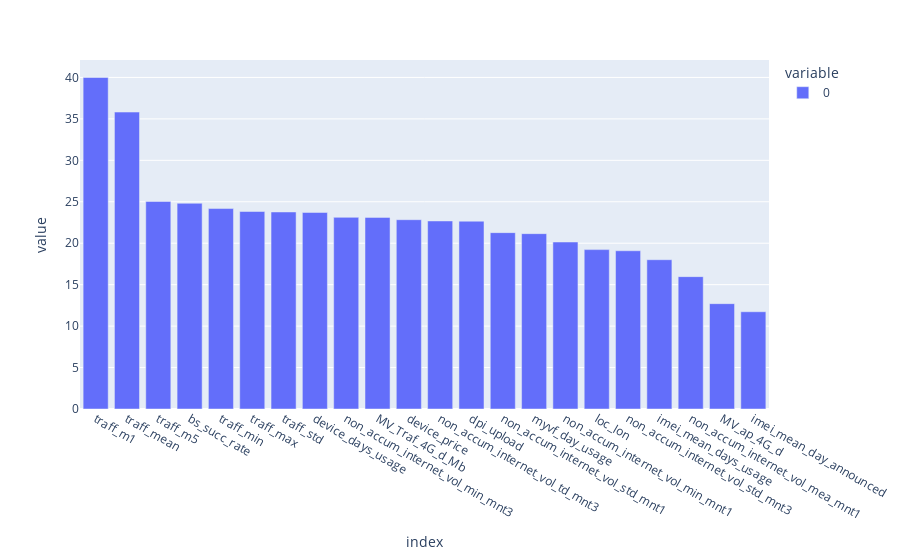

Notebook source saved alongside this figure:
### Code cell
boruta_features = (boruta_appearance + boruta_importance)[boruta_appearance.where(lambda x: x >= 10).dropna().index]
px.bar(boruta_features.sort_values(ascending=False)).show()

### Figure 1 — Plotly figure (JSON) as saved in the notebook; plotly's stock layout.template omitted (floating-point values rounded to 4 significant figures)
{"data": [{"alignmentgroup": "True", "hovertemplate": "variable=0<br>index=%{x}<br>value=%{y}<extra></extra>", "legendgroup": "0", "marker": {"color": "#636efa"}, "name": "0", "offsetgroup": "0", "orientation": "v", "showlegend": true, "textposition": "auto", "type": "bar", "x": ["traff_m1", "traff_mean", "traff_m5", "bs_succ_rate", "traff_min", "traff_max", "traff_std", "device_days_usage", "non_accum_internet_vol_min_mnt3", "MV_Traf_4G_d_Mb", "device_price", "non_accum_internet_vol_td_mnt3", "dpi_upload", "non_accum_internet_vol_std_mnt1", "myvf_day_usage", "non_accum_internet_vol_min_mnt1", "loc_lon", "non_accum_internet_vol_std_mnt3", "imei_mean_days_usage", "non_accum_internet_vol_mea_mnt1", "MV_ap_4G_d", "imei_mean_day_announced"], "xaxis": "x", "y": [40, 35.82, 25.04, 24.82, 24.18, 23.83, 23.77, 23.71, 23.12, 23.12, 22.84, 22.69, 22.66, 21.28, 21.16, 20.15, 19.23, 19.09, 18.01, 15.97, 12.71, 11.73], "yaxis": "y"}], "layout": {"autosize": true, "barmode": "relative", "legend": {"title": {"text": "variable"}, "tracegroupgap": 0}, "margin": {"t": 60}, "xaxis": {"anchor": "y", "autorange": true, "domain": [0, 1], "range": [-0.5, 21.5], "title": {"text": "index"}, "type": "category"}, "yaxis": {"anchor": "x", "autorange": true, "domain": [0, 1], "range": [0, 42.11], "title": {"text": "value"}, "type": "linear"}}}
